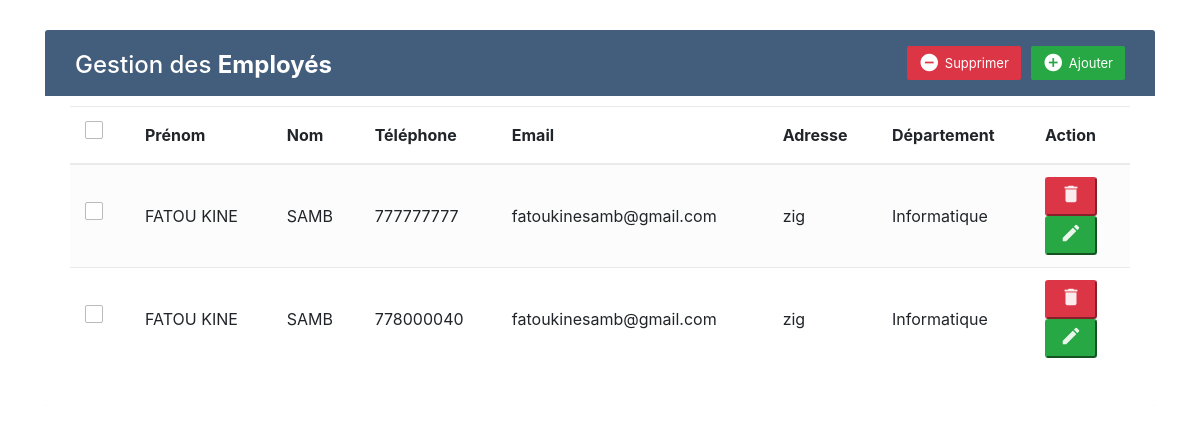
Page /showemp on the committed database.
### employerapp/models.py (models this page shows, shortened)
class Employer (models.Model):
	first_name = models.CharField(max_length=50, verbose_name='First Name')
	last_name = models.CharField(max_length=50, verbose_name='Last Name')
	phone_number = models.CharField(max_length=21, verbose_name='Phone Number')
	email = models.EmailField(max_length=70, verbose_name='Email')
	address = models.CharField(max_length=100, verbose_name='Address')
	date_embauche = models.DateTimeField(default=timezone.now,verbose_name='Date Embauche')
	departement = models.ForeignKey(Departement, on_delete=models.CASCADE)
	class Meta:
		verbose_name_plural='Employer'

class Departement (models.Model):
	name = models.CharField(max_length=200, verbose_name='Name',default="Informatique")
	class Meta:
		verbose_name_plural='Departement'
	def __str__(self):
		return self.name

### employerapp/views.py (the view)
# urls.py: path('showemp', showemp),
def showemp(request):
    employees = Employer.objects.all()
    return render(request, "main.html", {'employees':employees})

### templates/main.html (shortened to what this page needs)
{% load static %}
<!DOCTYPE html>
<html lang="en">
<head>
<link rel="stylesheet" href="{% static 'css/main.css' %}">
<link rel="stylesheet" href="https://stackpath.bootstrapcdn.com/bootstrap/4.5.0/css/bootstrap.min.css">
<link rel="stylesheet" href="https://maxcdn.bootstrapcdn.com/font-awesome/4.7.0/css/font-awesome.min.css">
</head>
<body>
<div class="container-xl">
    <div class="table-responsive">
        <div class="table-wrapper">
            <div class="table-title">
                <div class="row">
                    <div class="col-sm-6">
                        <h2>Gestion des <b>Employés</b></h2>
                    </div>
                    <div class="col-sm-6">
                        <a href="/emp" class="btn btn-success"><i class="material-icons">&#xE147;</i> <span>Ajouter</span></a>
                        <a href="/delete/{{ employee.id }}" class="btn btn-danger"><i class="material-icons">&#xE15C;</i> <span>Supprimer</span></a>
                    </div>
                </div>
            </div>
            <table class="table table-striped table-hover">
                <thead>
                    <tr>
                        <th>
                            <span class="custom-checkbox">
                                <label for="selectAll"></label>
                            </span>
                        </th>
                        <th>Prénom</th>
                        <th>Nom</th>
                        <th>Téléphone</th>
                        <th>Email</th>
                        <th>Adresse</th>
                        <th>Département</th>
                        <th>Action</th>
                    </tr>
                </thead>
                <tbody>
                    {% for employee in employees %}
                    <tr>
                        <td>
                            <span class="custom-checkbox">
                                <label for="checkbox1"></label>
                            </span>
                        </td>
                        <td>{{employee.first_name}}</td>
                        <td>{{employee.last_name}}</td>
                        <td>{{employee.phone_number}}</td>
                        <td>{{employee.email}}</td>
                        <td>{{employee.address}}</td>
                        <td>{{employee.departement}}</td>
                        <td>
                            <button class="btn-danger btn-sm" onclick="location.href='/deleteEmp/{{employee.pk}}'"><i class="material-icons" data-toggle="tooltip" title="Delete">&#xE872;</i></button>
                            <button class="btn-success btn-sm" onclick="location.href='/editEmp/{{employee.pk}}'"><i class="material-icons" data-toggle="tooltip" title="Edit">&#xE254;</i></a></button>
                        </td>
                    </tr>
                   {% endfor %}
                </tbody>
            </table>
    </div>
</div>
</body>
</html>

### static/css/main.css (style rules this page uses)
body { color: #566787; background: #f5f5f5; font-family: 'Varela Round', sans-serif; font-size: 13px; }
.table-responsive { margin: 30px 0; }
.table-wrapper { background: #fff; padding: 20px 25px; border-radius: 3px; min-width: 1000px; box-shadow: 0 1px 1px rgba(0,0,0,.05); }
.table-title { padding-bottom: 15px; background: #435d7d; color: #fff; padding: 16px 30px; min-width: 100%; margin: -20px -25px 10px; border-radius: 3px 3px 0 0; }
.table-title h2 { margin: 5px 0 0; font-size: 24px; }
.table-title .btn { color: #fff; float: right; font-size: 13px; border: none; min-width: 50px; border-radius: 2px; border: none; outline: none !important; margin-left: 10px; }
.table-title .btn i { float: left; font-size: 21px; margin-right: 5px; }
.table-title .btn span { float: left; margin-top: 2px; }
table.table tr th, table.table tr td { border-color: #e9e9e9; padding: 12px 15px; vertical-align: middle; }
table.table tr th:first-child { width: 60px; }
table.table tr th:last-child { width: 100px; }
table.table-striped tbody tr:nth-of-type(odd) { background-color: #fcfcfc; }
table.table td:last-child i { opacity: 0.9; font-size: 22px; margin: 0 5px; }
table.table td i { font-size: 19px; }
.custom-checkbox { position: relative; }
.custom-checkbox label:before { width: 18px; height: 18px; }
.custom-checkbox label:before { content: ''; margin-right: 10px; display: inline-block; vertical-align: text-top; background: white; border: 1px solid #bbb; border-radius: 2px; box-sizing: border-box; z-index: 2; }

### rows in the picture
Employer: first_name "FATOU KINE", last_name "SAMB", phone_number "777777777", email "fatoukinesamb@gmail.com", address "zig", departement "Informatique"
Employer: first_name "FATOU KINE", last_name "SAMB", phone_number "778000040", email "fatoukinesamb@gmail.com", address "zig", departement "Informatique"
